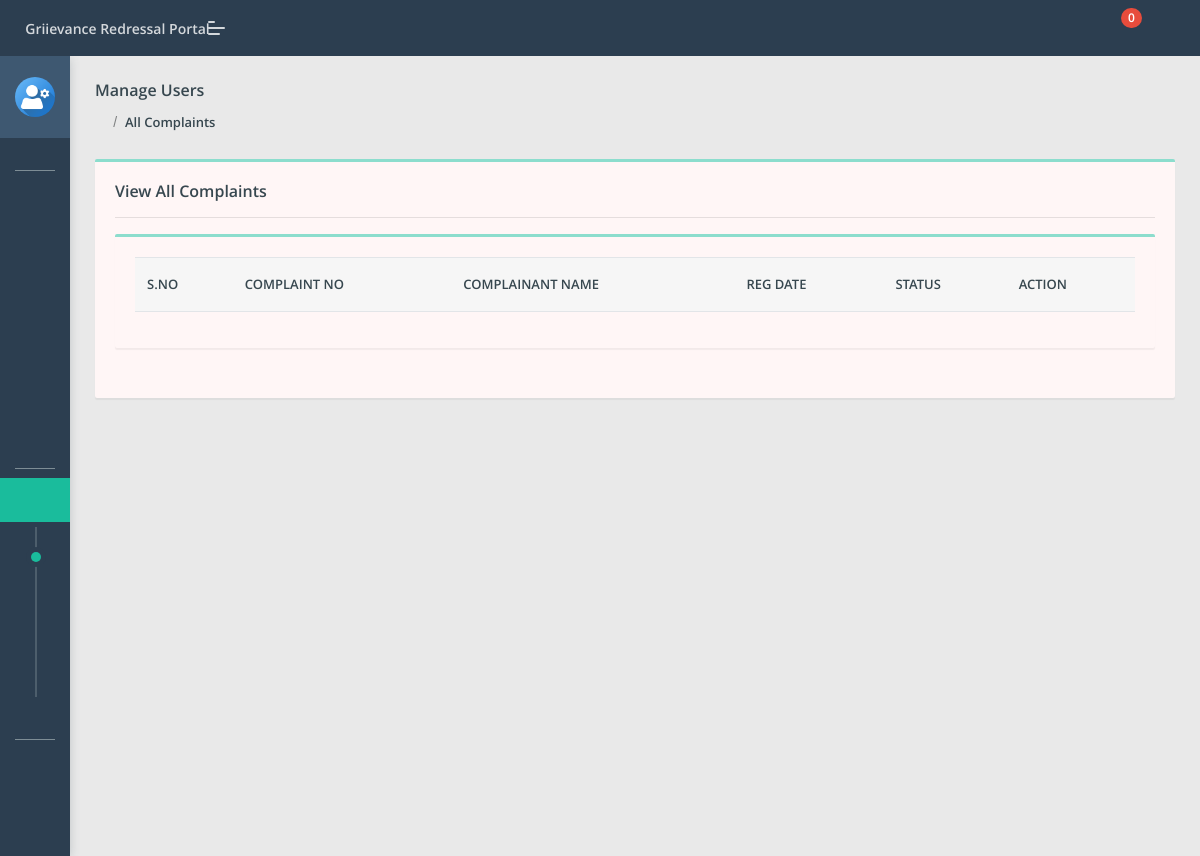
The app's page /grp/admin/all-complaint.php (signed in), older data.
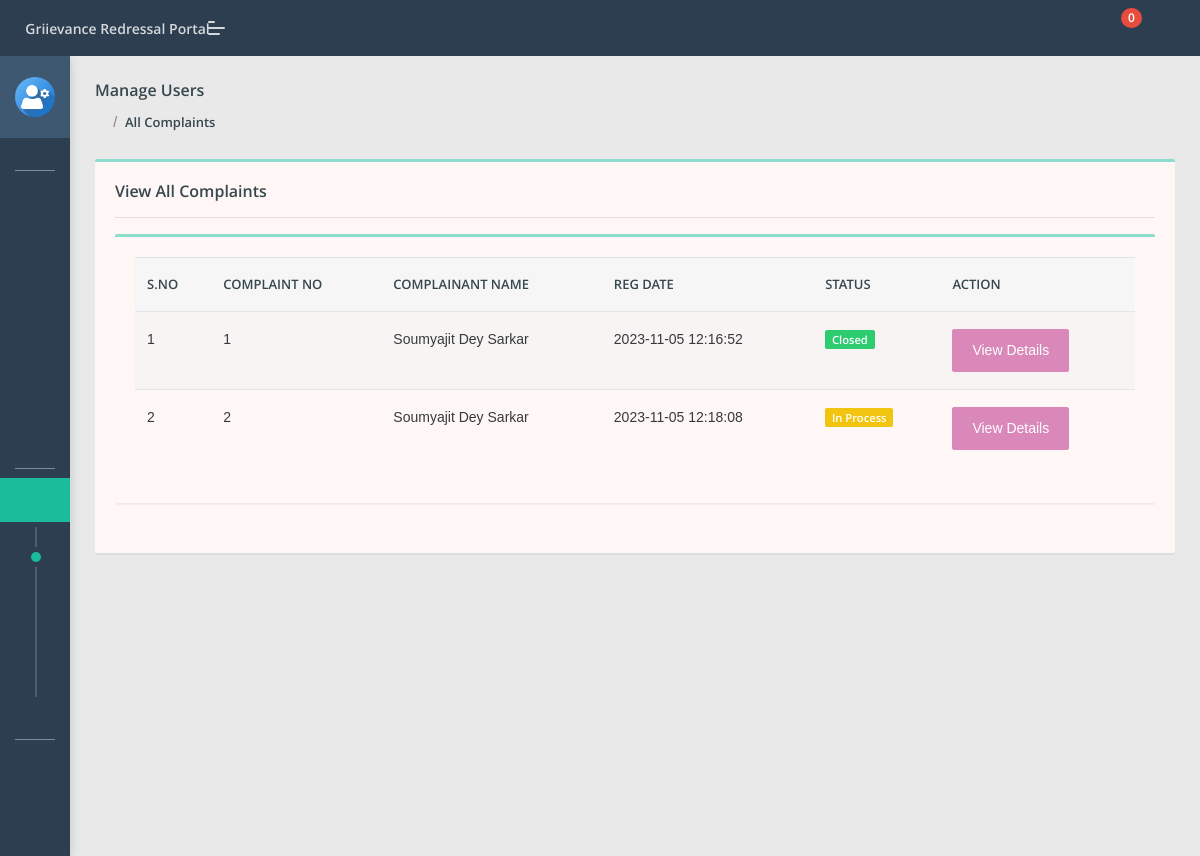
The same page, newer data.
### tables this page shows
CREATE TABLE `tblcomplaints` (
  `complaintNumber` int(11) NOT NULL,
  `userId` int(11) DEFAULT NULL,
  `category` int(11) DEFAULT NULL,
  `subcategory` varchar(255) DEFAULT NULL,
  `complaintType` varchar(255) DEFAULT NULL,
  `state` varchar(255) DEFAULT NULL,
  `noc` varchar(255) DEFAULT NULL,
  `complaintDetails` mediumtext DEFAULT NULL,
  `complaintFile` varchar(255) DEFAULT NULL,
  `regDate` timestamp NULL DEFAULT current_timestamp(),
  `status` varchar(50) DEFAULT NULL,
  `lastUpdationDate` timestamp NULL DEFAULT NULL ON UPDATE current_timestamp()
);

CREATE TABLE `users` (
  `id` int(11) NOT NULL,
  `fullName` varchar(255) DEFAULT NULL,
  `userEmail` varchar(255) DEFAULT NULL,
  `password` varchar(255) DEFAULT NULL,
  `contactNo` bigint(11) DEFAULT NULL,
  `address` tinytext DEFAULT NULL,
  `State` varchar(255) DEFAULT NULL,
  `country` varchar(255) DEFAULT NULL,
  `pincode` int(6) DEFAULT NULL,
  `userImage` varchar(255) DEFAULT NULL,
  `regDate` timestamp NOT NULL DEFAULT current_timestamp(),
  `updationDate` timestamp NULL DEFAULT NULL,
  `status` int(1) DEFAULT NULL
);

### grp/admin/all-complaint.php (the view, shortened to what the changed rows need)
<?php
include('include/config.php');
if (strlen($_SESSION['aid']) == 0) {
    header('location:index.php');
} else {
    ?>
    <!DOCTYPE html>
    <html lang="en">
    <head>
        <link rel="stylesheet" href="assets/css/style.css">
    </head>
    <body class="">
        <section class="pcoded-main-container">
            <div class="pcoded-content">
                <div class="row">
                    <div class="col-sm-12">
                        <div class="card">
                            <div class="card-body">
                                <div class="row">
                                    <div class="col-xl-12">
                                        <div class="card">
                                            <div class="card-body table-border-style">
                                                <div class="table-responsive">
                                                    <table class="table table-striped">
                                                        <thead>
                                                            <tr>
                                                                <th>S.No</th>
                                                                <th>Complaint No</th>
                                                                <th>Complainant Name</th>
                                                                <th>Reg Date</th>
                                                                <th>Status</th>
                                                                <th>Action</th>
                                                            </tr>
                                                        </thead>
                                                        <tbody>
                                                            <?php
                                                            $query = mysqli_query($con, "select tblcomplaints.*,users.fullName as name from tblcomplaints join users on users.id=tblcomplaints.userId");
                                                            $cnt = 1;
                                                            while ($row = mysqli_fetch_array($query)) {
                                                                ?>
                                                                <tr>
                                                                    <td>
                                                                        <?php echo htmlentities($cnt); ?>
                                                                    </td>
                                                                    <td>
                                                                        <?php echo htmlentities($row['complaintNumber']); ?>
                                                                    </td>
                                                                    <td>
                                                                        <?php echo htmlentities($row['name']); ?>
                                                                    </td>
                                                                    <td>
                                                                        <?php echo htmlentities($row['regDate']); ?>
                                                                    </td>
                                                                    <td>
                                                                        <?php $status = $row['status'];
                                                                        if ($status == ''): ?>
                                                                            <span class="badge badge-danger">Not Processed
                                                                                Yet</span>
                                                                        <?php elseif ($status == 'in process'): ?>
                                                                            <span class="badge badge-warning">In Process</span>
                                                                        <?php elseif ($status == 'closed'): ?>
                                                                            <span class="badge badge-success">Closed</span>
                                                                        <?php endif; ?>
                                                                    </td>
                                                                    <td> <a href="complaint-details.php?cid=<?php echo htmlentities($row['complaintNumber']); ?>"
                                                                            class="btn btn-primary"> View Details</a>
                                                                    </td>
                                                                </tr>
                                                                <?php $cnt = $cnt + 1;
                                                            } ?>
                                                        </tbody>
                                                    </table>
                                                </div>
                                            </div>
                                        </div>
                                    </div>
                                </div>
                            </div>
                        </div>
                    </div>
                </div>
            </div>
        </section>
    </body>
    </html>
<?php } ?>

Row changes from the older to the newer data that the page shows:
added tblcomplaints: complaintNumber "1", userId.fullName "Soumyajit Dey Sarkar", regDate "2023-11-05 12:16:52", status "Closed"
added tblcomplaints: complaintNumber "2", userId.fullName "Soumyajit Dey Sarkar", regDate "2023-11-05 12:18:08", status "In Process"
